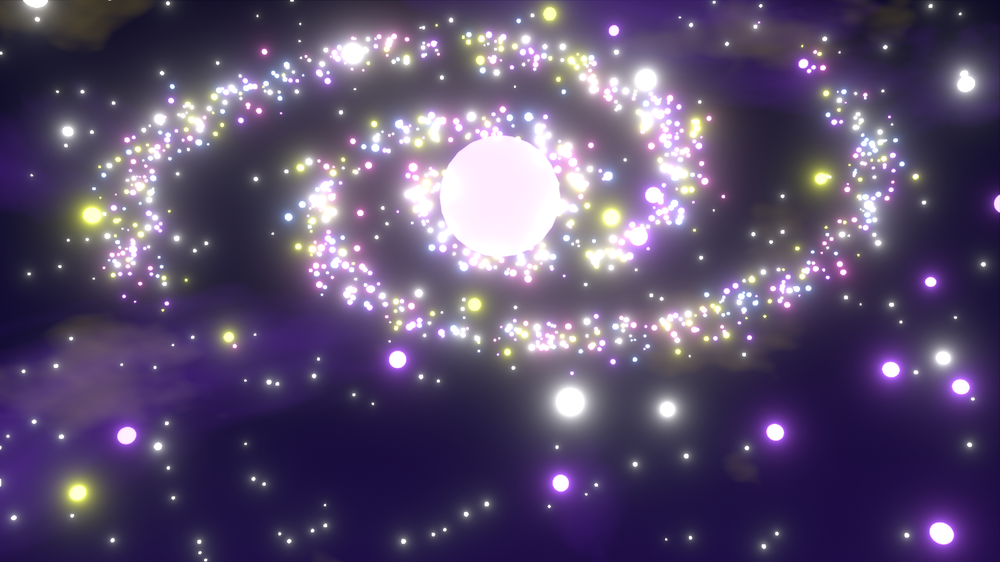
#> input picture 03-motor/tetris-pvp/varlik-03/gok.png, 1000 x 562 px, shrunk from 1920 x 1080 before the run
$ python olc-mekan.py tetris-pvp/varlik-03/gok.png
#> lines starting #> are read from the running program, lines starting #| are printed output that depends on the picture; after the words box and inside, x2 and y2 are one past the last pixel; in counts of white or black regions, pixels touching at a corner belong together
"""Mekan karesini KURALLARLA olcer. Gozle onay yok.
   python olc-mekan.py ../04-ciktilar/taban-v2-4600.png
Kurallar: 07-mekan/MEKAN-KARARI.md "Dogrulama olcutu"
 - ufuk cizgisi %42-50
 - siyah piksel (V<0,04) %0
 - S>0,5 doygun pikselin COGU cue/nota/siluet katmaninda olmali, mekanda degil
NOT: doygunluk yalnizca GORUNUR pikselde (V>0,15) olculur. Koyu pikselde S
matematiksel olarak siser - V=0,05'te S=0,87 cikiyor ve hicbir sey ifade etmiyor.
Bu tuzaga 12 Eyl 2026'da bir kez dusuldu, o yuzden yazili."""
import sys
import numpy as np
from PIL import Image
f = sys.argv[1]
im = np.asarray(Image.open(f).convert('RGB')).astype(np.float32) / 255
H, W, _ = im.shape
#> H = 562; W = 1000
mx = im.max(2); mn = im.min(2)
#> after `mx = im.max(2)`:
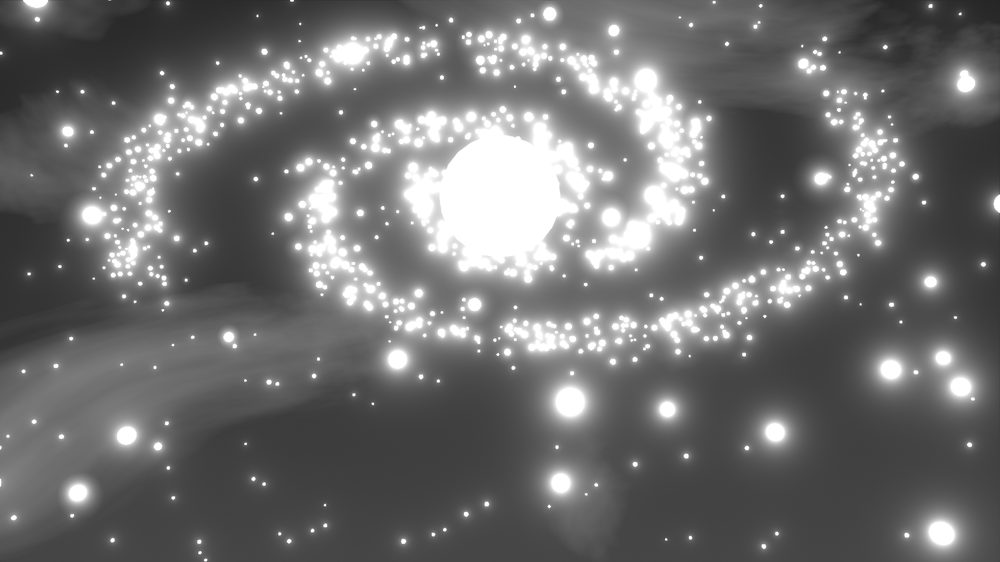
#> mx: shape (562, 1000) float32; min 0.141, max 1, mean 0.438
#> after `mn = im.min(2)`:
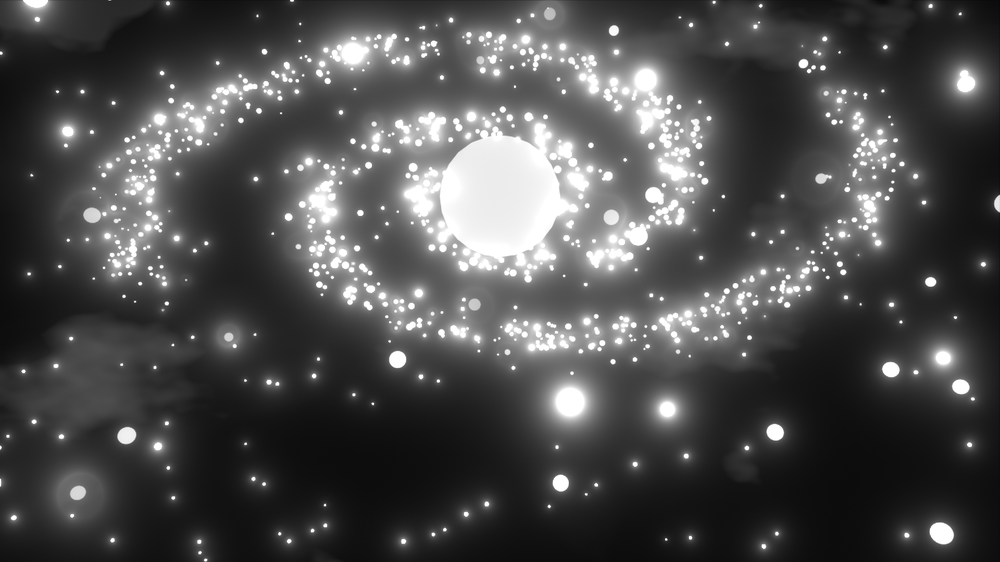
#> mn: shape (562, 1000) float32; min 0.0353, max 1, mean 0.301
V = mx; S = np.where(mx > 0, (mx - mn) / np.maximum(mx, 1e-6), 0)
#> after `S = np.where(mx > 0, (mx - mn) / np.maximum(mx, 1e-06), 0)`:
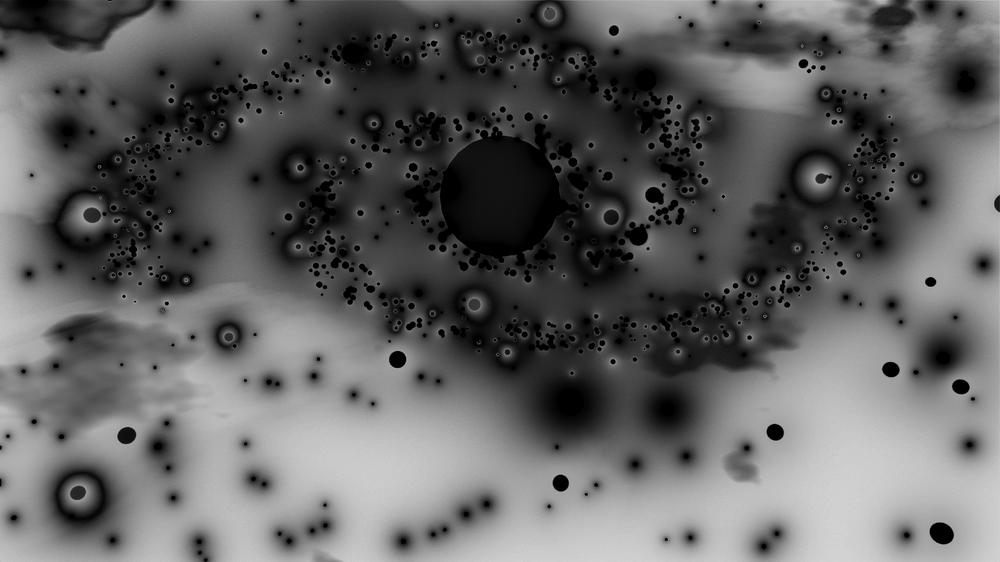
#> S: shape (562, 1000) float32; min 0, max 0.841, mean 0.385
gor = V > 0.15                                   # gorunur piksel maskesi
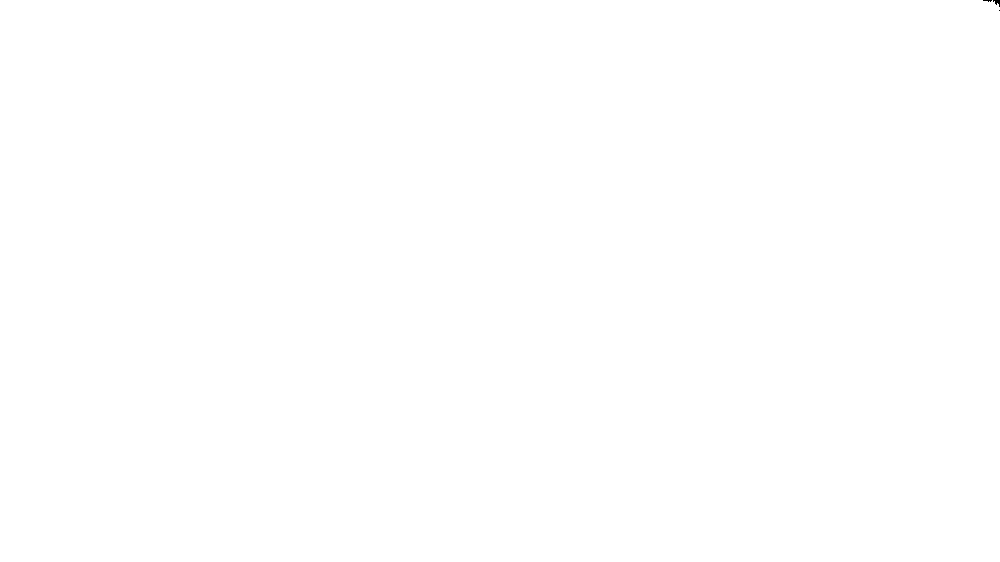
#> gor: shape (562, 1000) bool; 100% white; 3 black regions (2 under 20 px), largest, box (x1, y1, x2, y2) and area: (993, 0, 1000, 7) 26
# HUD DISLANIR: siyah piksel kurali MEKAN icin yazilmis ("deniz siyaha
# dusuyordu"). Siluet paneli zaten tam siyah bir kutu ve karenin %10'unu
# kapliyor; onu sayinca kural hicbir zaman tutmaz. 12 Eyl 2026 olcumu:
# toplam siyah %11,6 iken panel disi yalnizca %0,9 idi.
hud = np.zeros(V.shape, bool)
hud[int(H*0.24):int(H*0.87), int(W*0.02):int(W*0.25)] = True   # siluet paneli
hud[0:int(H*0.40), int(W*0.72):W] = True                        # COMBO + etiket
hud[int(H*0.70):H, int(W*0.82):W] = True                        # sure halkasi
siyah = (V < 0.04)[~hud].mean() * 100
#> siyah = 0
# ufuk: orta kolonlarda satir ortalamasinin en buyuk ziplamasi. HUD ve
# kenar panelleri dislaniyor, alt %20 (vurus cizgisi/yol) taranmiyor.
orta = im[:, int(W*0.35):int(W*0.65)].mean(axis=(1, 2))
#> orta = 562 values, max 0.825 at index 211, min 0.153 at index 561, mean 0.491
# --ust: taramanin BASLADIGI satir orani. Mekan yukaridan kuruluyorsa (KARPUZ,
# MEK-002) gokteki kutleler kendi kenarlarini yapiyor ve argmax onlari ufuk
# saniyor - olcum %22 diyordu, gercek ufuk %44'tu. Varsayilan 0: eski cagrilar
# aynen calisir.
UST = 0.0
if '--ust' in sys.argv:
    UST = float(sys.argv[sys.argv.index('--ust') + 1])
u0 = int(H * UST)
#> u0 = 0
ufuk = int(np.argmax(np.abs(np.diff(orta))[u0:int(H*0.8)])) + 1 + u0
#> ufuk = 1
# --gok: IKINCI ufuk yontemi (14 Eyl 2026, MEK-003 elma yiginda gerekti).
# Ziplama yontemi bu mekanda %71 diyordu: orta kolonlar bastan asagi KOYU
# koridor oldugu icin gok/sahne siniri keskin bir ziplama yapmiyor, en buyuk
# ziplama yakin plandaki parlak elmalarin ust kenarina denk geliyor.
# Bu yontem dogrudan GOK RENGINI izliyor: ust 20 satirin medyani gok sayilir,
# ufuk = gok rengine yakin piksel orani %50'nin altina dustugu ilk satir.
# Yontem secimi olcumle degil MEKANLA ilgili: gokte kutle varsa --ust,
# koridor koyuysa --gok. Hangi yontemin kullanildigi deftere yazilir.
# --yigin: UCUNCU ufuk yontemi (14 Eyl 2026, MEK-003'e BUYUK agaclar girince
# gerekti). Gokte buyuk kutle varsa --gok de sasiyor: agac gok rengini erken
# bozuyor ve ufku yukari cekiyor (%38 dedi, gercek %45,7). Bu yontem mekanin
# kendi yuzeyini ariyor: ufuk = ORTA kolonlarda DOYGUN-SICAK piksel oraninin
# %50'yi astigi ilk satir (yigin yuzeyi). Gokteki/kanopideki her sey disarida
# kalir. Kullanim: zemin doygun ve kimlikli bir malzemeyse.
if '--yigin' in sys.argv:
    _o = im[:, int(W*0.28):int(W*0.72)]
    _mx = _o.max(2); _mn = _o.min(2)
    _S = np.where(_mx > 0, (_mx - _mn) / np.maximum(_mx, 1e-6), 0)
    _k = (_S > 0.38) & (_mx > 0.35) & (_o[:, :, 0] >= _o[:, :, 2])
    ufuk = int(np.argmax(_k.mean(axis=1) > 0.5))
if '--gok' in sys.argv:
    _g = np.median(im[:20, int(W*0.30):int(W*0.70)].reshape(-1, 3), axis=0)
    _o = im[:, int(W*0.28):int(W*0.72)]
    # im 0-1 araliginda; esik 38/255 (sRGB'de ~15 birim fark).
    _oran = (np.linalg.norm(_o - _g, axis=2) < 38 / 255.0).mean(axis=1)
    ufuk = int(np.argmax(_oran < 0.5))
# mekan bandi = kadrajin ust yarisi, oyun alani disi orta serit
mekan = (slice(0, int(H*0.44)), slice(int(W*0.30), int(W*0.70)))
Sm = S[mekan][gor[mekan] & ~hud[mekan]]
print(f)
print('  ufuk                %%%.0f   %s (kural %%42-50)' % (ufuk/H*100, 'TAMAM' if 42 <= ufuk/H*100 <= 50 else 'IHLAL'))
#|   ufuk                %0   IHLAL (kural %42-50)
print('  siyah piksel (HUD disi) %.1f%%  %s (kural %%0)' % (siyah, 'TAMAM' if siyah < 0.5 else 'IHLAL'))
#|   siyah piksel (HUD disi) 0.0%  TAMAM (kural %0)
print('  V medyan (tum kare) %.3f' % np.median(V))
#|   V medyan (tum kare) 0.361
print('  gorunur piksel      %.1f%%' % (gor.mean()*100))
#|   gorunur piksel      100.0%
print('  MEKAN S medyan      %.3f  %s (kural <0,25 - doygunluk mekanda olmaz)'
      % (np.median(Sm) if Sm.size else 0, 'TAMAM' if Sm.size and np.median(Sm) < 0.25 else 'IHLAL'))
#|   MEKAN S medyan      0.168  TAMAM (kural <0,25 - doygunluk mekanda olmaz)
print('  MEKAN S>0,5         %.1f%% (gorunur, HUD disi)' % ((S[gor & ~hud] > 0.5).mean()*100))
#|   MEKAN S>0,5         32.9% (gorunur, HUD disi)
print('  ust yari V %.3f | alt yari V %.3f' % (V[:int(H*0.44)].mean(), V[int(H*0.44):].mean()))
#|   ust yari V 0.496 | alt yari V 0.393
